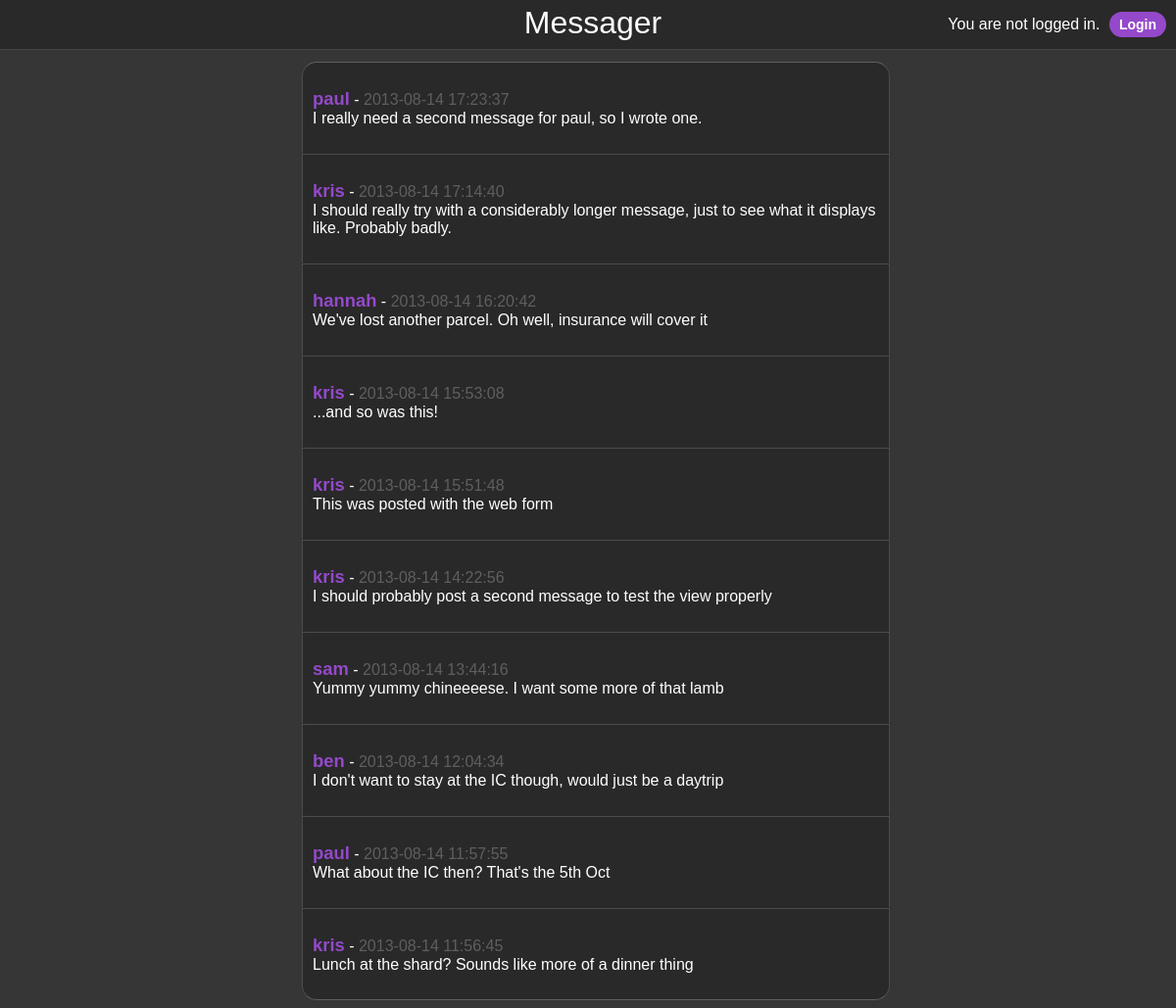
/index.php/search/dosearch, run on the app's committed database.
### tables this page shows
CREATE TABLE `Messages` (
  `user_username` varchar(128) NOT NULL,
  `text` varchar(256) NOT NULL,
  `posted_at` datetime default NULL,
  `id` int(11) NOT NULL auto_increment,
  PRIMARY KEY  (`id`),
  KEY `userbane` (`user_username`),
  CONSTRAINT `userbane` FOREIGN KEY (`user_username`) REFERENCES `Users` (`username`) ON DELETE CASCADE ON UPDATE CASCADE
);

### application/controllers/Search.php (called while the page is built, shortened)
<?php
class Search extends CI_Controller {
    public function dosearch() {
        $this->load->model('Messages_model');
        $string = $this->input->get('search');
        $data['query'] = $this->Messages_model->searchMessages($string);
        $data['content'] = 'view_messages';
        $this->load->view('template/view_template', $data);
    }
}

### index.php (called while the page is built, shortened)
<?php
require_once BASEPATH.'core/CodeIgniter.php';

### application/models/Messages_model.php (called while the page is built, shortened)
<?php
class Messages_model extends CI_Model {
    public function searchMessages($string) {
        return $this->db->select('*')
                    ->from('Messages')
                    ->like('text', $string)
                    ->order_by('posted_at', 'DESC')
                    ->get()
                    ->result_array();
    }
}

### application/views/view_messages.php (the view, shortened to what this page needs)
<?php
    if(empty($query)) {
        echo "<div class='message'>No messages found!</div>";
    }
    else {
        foreach ($query as $row) {
            echo "<div class='message'><ul><li><span class='username'>".anchor(site_url(array('user/view', $row['user_username'])), $row['user_username']).
                    "</span> - <span class='posted-at'>".$row['posted_at']."</span></li><li>".$row['text']."</li></ul></div>";
        }
    }
?>

### application/views/template/view_template.php (shortened to what this page needs)
<!DOCTYPE html>
<html>
<head>
    <link rel="stylesheet" href="<?php echo base_url('assets/stylesheets/main.css')?>"/>
</head>
<body>
<div id="navbar">
    <div id="logo">Messager</div>
        <div id="user-links">
            <?php if ($this->session->userdata('user')) { ?>
                <span class="welcome">Welcome, <strong><?php echo $_SESSION['user']?></strong></span>
                <form  class="logout-form" action="<?php echo site_url('user/logout/')?>">
                    <input class="button" type="submit" value="Logout"/>
                </form>
            <?php } else { ?>
                <span class="welcome">You are not logged in.</strong></span>
                <a class="button" href="<?php echo site_url('user/login/')?>">Login</a>
            <?php }; ?>
        </div>
</div>
<div id="main-container">
    <div id="content">
        <?php $this->load->view($content);?>
    </div>
</div>
</body>
</html>

### assets/stylesheets/main.css (style rules this page uses)
body { background-color: #363636; color: #FFFFFF; font-family: "Trebuchet MS", Helvetica, sans-serif; padding-top: 40px; width: 100%; overflow-x: hidden; }
a { color: #9449ca; text-decoration: none; }
ul { list-style-type: none; padding: 0; }
#navbar { background-color: #292929; height: 50px; width: 100%; top: 0; left: 0; position: fixed; z-index: 1000; border-bottom: 1px solid #464646; }
#logo { color: white; font-size: 24pt; padding: 5px 0 0 10px; text-align: center; }
#user-links { padding: 10px; right: 0; position: absolute; top: 50%; transform: translateY(-50%); }
.welcome { margin-right: 5px; }
#main-container { padding-top: 15px; }
#content { width: 50%; margin: 0 auto; }
.message { border-top: 1px solid #4b4b4b; border-bottom: 1px solid #2b2b2b; border-right: 1px solid #4b4b4b; border-left: 1px solid #4b4b4b; padding: 10px; background-color: #292929; }
.message:first-of-type { border-top: 1px solid #5f5f5f; border-radius: 15px 15px 0 0; }
.message:last-of-type { border-bottom: 1px solid #5f5f5f; border-radius: 0 0 15px 15px; }
.username { font-weight: bold; font-size: 115%; }
.posted-at { color: #5f5f5f; }
.button { font: bold 14px Verdana, Geneva, sans-serif !important; text-decoration: none !important; background-color: #9449ca !important; color: #ffffff !important; padding: 5px 10px 5px 10px !important; border: 0 !important; border-radius: 20px !important; }

### data on the page
messages: user_username "paul", posted_at "2013-08-14 17:23:37", text "I really need a second message for paul, so I wrote one."
messages: user_username "kris", posted_at "2013-08-14 17:14:40", text "I should really try with a considerably longer message, just to see what it displays like. Probably badly."
messages: user_username "hannah", posted_at "2013-08-14 16:20:42", text "We've lost another parcel. Oh well, insurance will cover it"
messages: user_username "kris", posted_at "2013-08-14 15:53:08", text "...and so was this!"
messages: user_username "kris", posted_at "2013-08-14 15:51:48", text "This was posted with the web form"
messages: user_username "kris", posted_at "2013-08-14 14:22:56", text "I should probably post a second message to test the view properly"
messages: user_username "sam", posted_at "2013-08-14 13:44:16", text "Yummy yummy chineeeese. I want some more of that lamb"
messages: user_username "ben", posted_at "2013-08-14 12:04:34", text "I don't want to stay at the IC though, would just be a daytrip"
messages: user_username "paul", posted_at "2013-08-14 11:57:55", text "What about the IC then? That's the 5th Oct"
messages: user_username "kris", posted_at "2013-08-14 11:56:45", text "Lunch at the shard? Sounds like more of a dinner thing"
